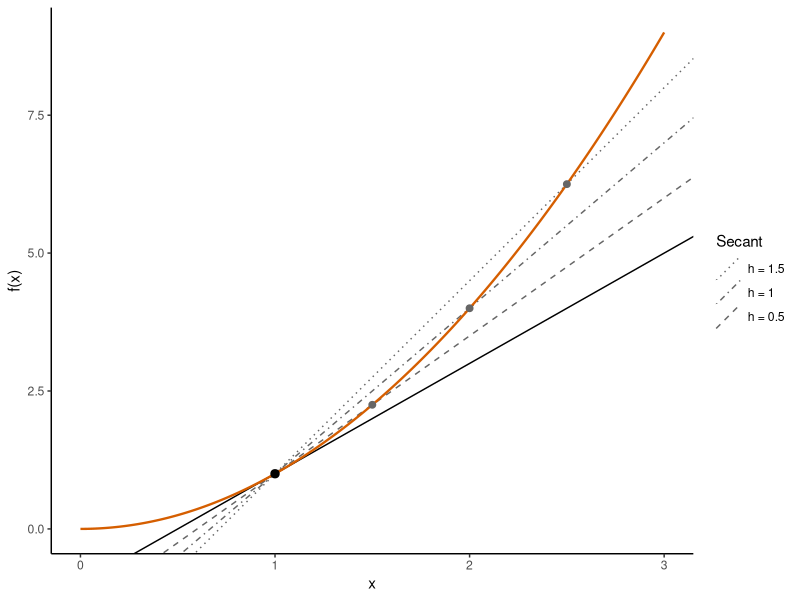

Here is the R script that generated this plot:
## ---- chunk 1
#| include: false
# Load ggplot2 for the rendered figure of this page.
library(ggplot2)
## ---- chunk 2
# Time (days) at which 20 * exp(-0.3 * t) has fallen to half of its initial value,
# and the value of the function at that time (mg/kg).
t_half = log(2) / 0.3
t_half
20 * exp(-0.3 * t_half)

# Solve 54 = 2 * x^1.5 for x, and 54 = 2 * 9^b for b.
(54 / 2)^(1 / 1.5)
log(54 / 2) / log(9)

# Power law through the points (5, 20) and (20, 40): exponent b, then a.
b_two_points = log(40 / 20) / log(20 / 5)
b_two_points
20 / 5^b_two_points
## ---- chunk 3
# a * x / (b + x) with a = 10 and b = 2 approaches a = 10 for large x.
10 * 1e6 / (2 + 1e6)

# x * exp(-b * x) with b = 0.5 approaches zero for large x.
100 * exp(-0.5 * 100)
## ---- chunk 4
#| echo: false
#| label: fig-secant
#| fig-cap: "The function $f(x)=x^2$ with three secants through the point at $x=1$ (grey lines, for $h=1.5$, 1 and 0.5) and the tangent at that point (black line). The slopes of the secants are 3.5, 3 and 2.5, and they approach the slope of the tangent, which is 2."
# The function, the point of interest and three step sizes.
x_values = seq(0, 3, length.out = 200)
curve_data = data.frame(x = x_values, y = x_values^2)
x0 = 1
steps = c(1.5, 1, 0.5)

# Slope and intercept of each secant through (x0, x0^2) and (x0 + h, (x0 + h)^2).
secant_slope = ((x0 + steps)^2 - x0^2) / steps
secant_data = data.frame(
  step = factor(paste("h =", steps), levels = paste("h =", steps)),
  slope = secant_slope,
  intercept = x0^2 - secant_slope * x0,
  x_end = x0 + steps,
  y_end = (x0 + steps)^2
)

# Draw the curve, the secants, the tangent (slope 2 at x0 = 1) and the points.
ggplot(curve_data, aes(x = x, y = y)) +
  geom_abline(
    data = secant_data,
    aes(slope = slope, intercept = intercept, linetype = step),
    colour = "grey40"
  ) +
  geom_abline(slope = 2 * x0, intercept = x0^2 - 2 * x0 * x0, colour = "black") +
  geom_line(colour = "#D55E00", linewidth = 0.8) +
  geom_point(data = secant_data, aes(x = x_end, y = y_end), colour = "grey40", size = 2) +
  annotate(geom = "point", x = x0, y = x0^2, size = 2.5) +
  scale_linetype_manual(values = c("dotted", "dotdash", "dashed")) +
  coord_cartesian(xlim = c(0, 3), ylim = c(0, 9)) +
  labs(x = "x", y = "f(x)", linetype = "Secant") +
  theme_classic()
## ---- chunk 5
# Derivative of x * exp(-b * x) with respect to x. D() does not simplify the result.
slope_formula = D(expression(x * exp(-b * x)), "x")
slope_formula

# Value of the derivative at x = 1 for b = 0.5, and the formula derived by hand.
eval(slope_formula, list(x = 1, b = 0.5))
(1 - 0.5 * 1) * exp(-0.5 * 1)

# Partial derivative of the power law with respect to b, at x = 4, a = 2 and b = 1.5.
eval(D(expression(a * x^b), "b"), list(x = 4, a = 2, b = 1.5))
## ---- chunk 6
# Slope of the secant between x = 1 and x = 1 + h (forward difference), and between
# x = 1 - h and x = 1 + h (central difference), for a small step h.
f = function(x, b = 0.5) {
  x * exp(-b * x)
}
h = 1e-6
(f(1 + h) - f(1)) / h
(f(1 + h) - f(1 - h)) / (2 * h)
